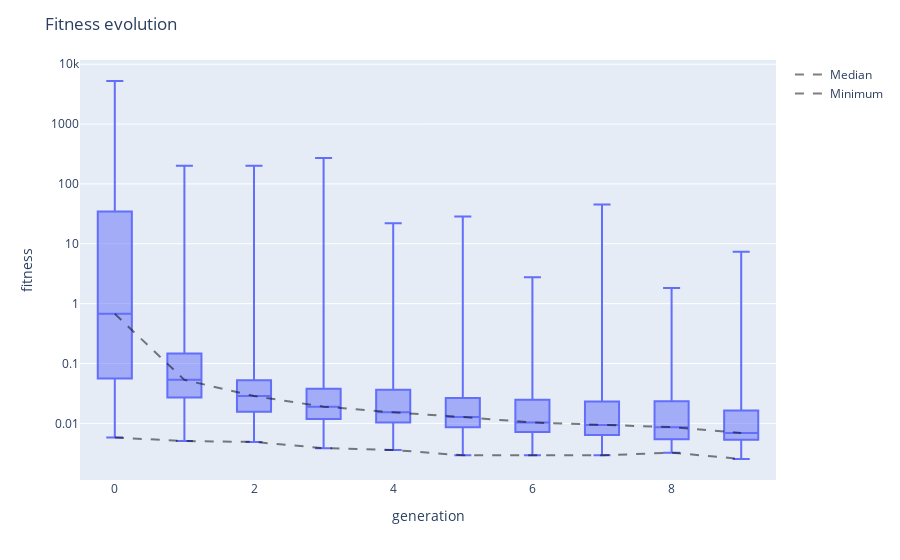

The notebook cell saved with this chart:
### Code cell
viewer.fitness_evolution()

### Figure 1 — Plotly figure (JSON) as saved in the notebook; plotly's stock layout.template omitted (floating-point values rounded to 4 significant figures; data arrays with more than 128 entries replaced by an {"elided": "..."} marker saying what was removed)
{"data": [{"alignmentgroup": "True", "boxpoints": false, "hovertemplate": "generation=%{x}<br>fitness=%{y}<extra></extra>", "legendgroup": "", "marker": {"color": "#636efa"}, "name": "", "notched": false, "offsetgroup": "", "orientation": "v", "showlegend": false, "type": "box", "x": {"elided": "5000 int values"}, "x0": " ", "xaxis": "x", "y": {"elided": "5000 float values"}, "y0": " ", "yaxis": "y"}, {"line": {"color": "rgba(0,0,0,0.5)", "dash": "dash", "width": 2}, "mode": "lines", "name": "Median", "type": "scatter", "x": [0, 1, 2, 3, 4, 5, 6, 7, 8, 9], "y": [0.6754, 0.05329, 0.02857, 0.01903, 0.01529, 0.01276, 0.01033, 0.009361, 0.008651, 0.006914]}, {"line": {"color": "rgba(0,0,0,0.5)", "dash": "dash", "width": 2}, "mode": "lines", "name": "Minimum", "type": "scatter", "x": [0, 1, 2, 3, 4, 5, 6, 7, 8, 9], "y": [0.005802, 0.005057, 0.004898, 0.003851, 0.003598, 0.002919, 0.002919, 0.002919, 0.003239, 0.002539]}], "layout": {"boxmode": "group", "legend": {"tracegroupgap": 0}, "margin": {"t": 60}, "title": {"text": "Fitness evolution"}, "xaxis": {"anchor": "y", "domain": [0, 1], "title": {"text": "generation"}}, "yaxis": {"anchor": "x", "domain": [0, 1], "title": {"text": "fitness"}, "type": "log"}}}
